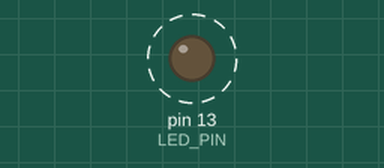
A sketch run on a simulated Arduino Uno, built with avr-gcc and run on an emulated ATmega328P. Parts: output pins drawn as LEDs (lit = HIGH). Dashed ring = blinking.

Above: at 0.2 s.
Timing chart, 0 to 3.0 s (numbered marks = the images above):
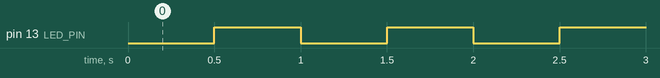

Measured:
- by itself, pin 13 (LED_PIN): alternates HIGH for 0.50 s and LOW for 0.50 s

The sketch:

BlinkPrecision.ino
```cpp
/*
  BlinkPrecision
  Blink an LED with precision timing.

  For info and circuit diagrams see https://github.com/tardate/LittleArduinoProjects/tree/main/playground/BlinkPrecision

 */

#include <FlexiTimer2.h>

#define LED_PIN 13                           // pin 13 has an LED connected on most Arduino boards

void setup() {
  pinMode(LED_PIN, OUTPUT);

  FlexiTimer2::set(500, 1.0/1000, flash);    // call every 500 1ms "ticks"
  FlexiTimer2::start();
}

void loop() {
  // NOP
}

void flash() {
  static boolean output = HIGH;

  digitalWrite(LED_PIN, output);
  output = !output;
}
```
